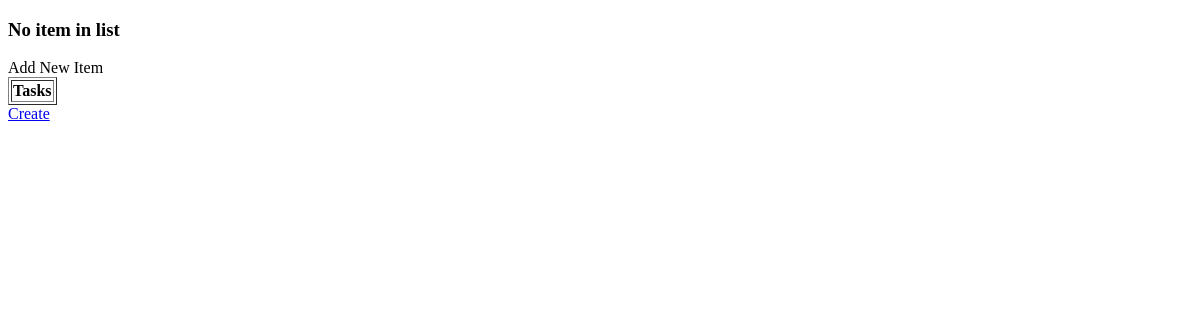
The app's page /, older data.
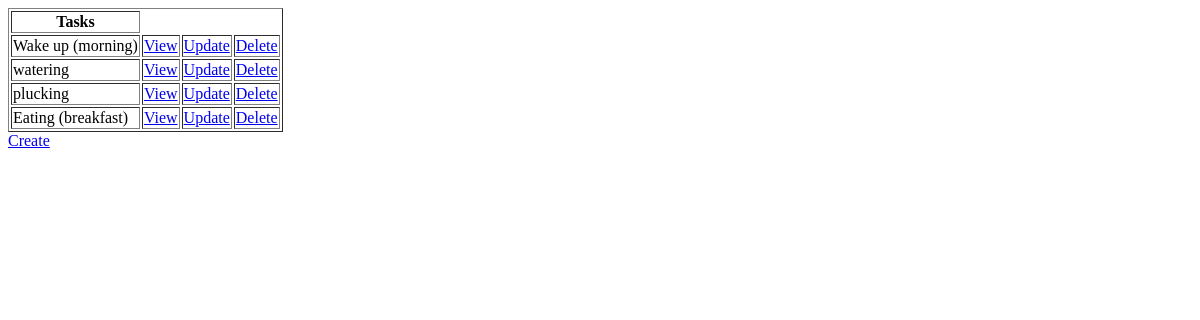
The same page, newer data.
### todo/models.py (models this page shows, shortened)
class task(models.Model):
    title = models.CharField(max_length = 200, null  = True)
    description = models.TextField(null = True, blank = True)
    complete = models.BooleanField(default = False)
    created = models.DateTimeField(auto_now_add=True)

### todo/views.py (the view)
# urls.py: path('',Tasklist.as_view(), name = "Task"),
class Tasklist(ListView):
    model = task
    context_object_name = 'task'
    template_name = 'todo/index.html'

### todo/templates/todo/index.html (shortened to what this page needs)
<!DOCTYPE html>
<html lang="en">
<head>
</head>
<body>
    <table border="1">
        <tr>
            <th>Tasks</th>
        </tr>
        {% for tasks in task %}
        <tr>
            <td>{{tasks.title}}</td>
            <td><a href="{% url 'details' tasks.id %}"> View </a></td>
            <td><a href="{% url 'update' tasks.id %}"> Update </a></td>
            <td><a href="{% url 'delete' tasks.id %}"> Delete </a></td>
        </tr>
        {% empty %}
        <h3> No item in list </h3>
        <a herf=""> Add New Item</a>
        {% endfor %}
    </table>
    <a href="{% url 'create'  %}"> Create </a>
</body>
</html>

Row changes from the older to the newer data that the page shows:
added task: title "Wake up (morning)"
added task: title "watering"
added task: title "plucking"
added task: title "Eating (breakfast)"
Text that changed along with them:
text no longer shown: "No item in list Add New Item"
